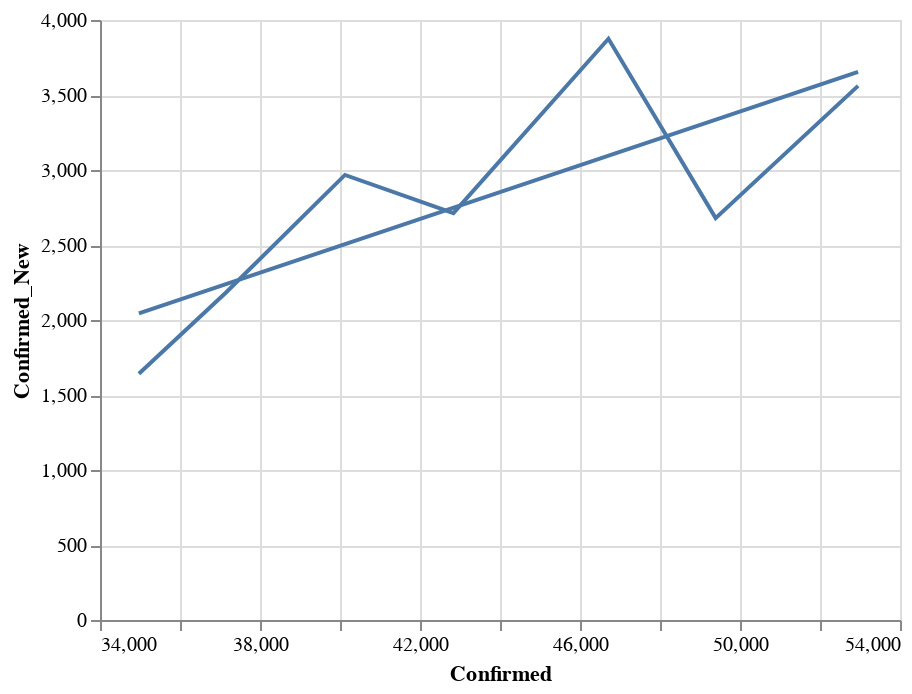

Write notebook code for a chart like this one.
### Code cell
data = country_level
state = alt.Chart(data[data['Country'] == 'India'].sort_values('Date').tail(7)).mark_line().encode(
    x='Confirmed:Q',
    y='Confirmed_New:Q'
)
reg = state.transform_regression("Confirmed", "Confirmed_New", method="linear").mark_line()
(state+reg).interactive()

### Figure 1 — Vega-Lite specification as saved in the notebook (floating-point values rounded to 4 significant figures)
{"config": {"view": {"continuousWidth": 400, "continuousHeight": 300}}, "layer": [{"mark": "line", "encoding": {"x": {"type": "quantitative", "field": "Confirmed"}, "y": {"type": "quantitative", "field": "Confirmed_New"}}, "selection": {"selector679": {"type": "interval", "bind": "scales", "encodings": ["x", "y"]}}}, {"mark": "line", "encoding": {"x": {"type": "quantitative", "field": "Confirmed"}, "y": {"type": "quantitative", "field": "Confirmed_New"}}, "transform": [{"on": "Confirmed", "regression": "Confirmed_New", "method": "linear"}]}], "data": {"name": "data-6c45fda7be2683b81a137bed2a2c13ff"}, "$schema": "https://vega.github.io/schema/vega-lite/v4.0.2.json", "datasets": {"data-6c45fda7be2683b81a137bed2a2c13ff": [{"Country": "India", "Date": "05-01-2020", "Confirmed": 34970.0, "Deaths": 1152.0, "Recovered": 9065.0, "Confirmed_New": 1642.0, "Deaths_New": 77.0, "Recovered_New": 692.0, "Active": 24760.0}, {"Country": "India", "Date": "05-02-2020", "Confirmed": 37160.0, "Deaths": 1218.0, "Recovered": 9951.0, "Confirmed_New": 2185.0, "Deaths_New": 66.0, "Recovered_New": 886.0, "Active": 25990.0}, {"Country": "India", "Date": "05-03-2020", "Confirmed": 40120.0, "Deaths": 1306.0, "Recovered": 10890.0, "Confirmed_New": 2967.0, "Deaths_New": 88.0, "Recovered_New": 936.0, "Active": 27930.0}, {"Country": "India", "Date": "05-04-2020", "Confirmed": 42840.0, "Deaths": 1389.0, "Recovered": 11760.0, "Confirmed_New": 2712.0, "Deaths_New": 83.0, "Recovered_New": 875.0, "Active": 29680.0}, {"Country": "India", "Date": "05-05-2020", "Confirmed": 46710.0, "Deaths": 1583.0, "Recovered": 13160.0, "Confirmed_New": 3875.0, "Deaths_New": 194.0, "Recovered_New": 1399.0, "Active": 31970.0}, {"Country": "India", "Date": "05-06-2020", "Confirmed": 49390.0, "Deaths": 1694.0, "Recovered": 14180.0, "Confirmed_New": 2679.0, "Deaths_New": 111.0, "Recovered_New": 1022.0, "Active": 33510.0}, {"Country": "India", "Date": "05-07-2020", "Confirmed": 52950.0, "Deaths": 1783.0, "Recovered": 15270.0, "Confirmed_New": 3561.0, "Deaths_New": 89.0, "Recovered_New": 1084.0, "Active": 35900.0}]}}
